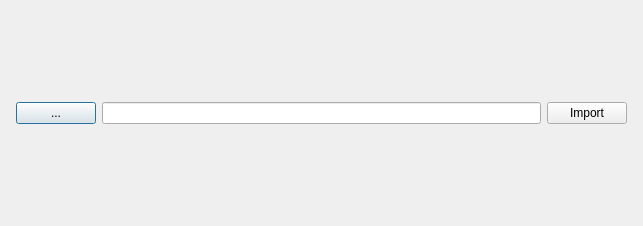
<?xml version="1.0" encoding="UTF-8"?>
<ui version="4.0">
 <class>Dialog</class>
 <widget class="QDialog" name="Dialog">
  <property name="geometry">
   <rect>
    <x>0</x>
    <y>0</y>
    <width>643</width>
    <height>226</height>
   </rect>
  </property>
  <property name="windowTitle">
   <string>Dialog</string>
  </property>
  <layout class="QGridLayout" name="gridLayout">
   <item row="0" column="0">
    <layout class="QHBoxLayout" name="horizontalLayout">
     <property name="margin">
      <number>5</number>
     </property>
     <item>
      <widget class="QPushButton" name="browsePushButton">
       <property name="text">
        <string>...</string>
       </property>
      </widget>
     </item>
     <item>
      <widget class="QLineEdit" name="lineEdit"/>
     </item>
     <item>
      <widget class="QPushButton" name="importPushButton">
       <property name="text">
        <string>Import</string>
       </property>
      </widget>
     </item>
    </layout>
   </item>
  </layout>
 </widget>
 <resources/>
 <connections/>
</ui>
